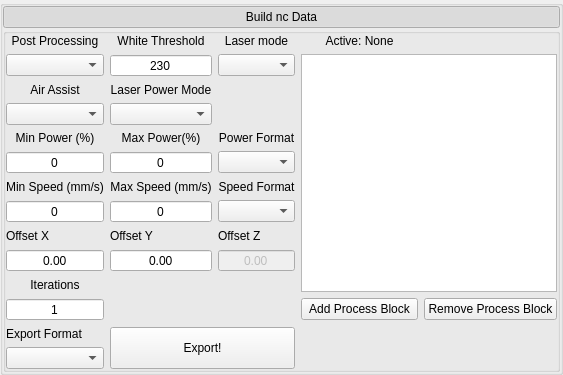
         <widget class="QGroupBox" name="export_frame">
          <property name="styleSheet">
           <string notr="true"/>
          </property>
          <property name="title">
           <string/>
          </property>
          <property name="styleClass" stdset="0">
           <string>outsideFrame</string>
          </property>
          <layout class="QVBoxLayout" name="verticalLayout_14">
           <property name="spacing">
            <number>0</number>
           </property>
           <property name="leftMargin">
            <number>0</number>
           </property>
           <property name="topMargin">
            <number>0</number>
           </property>
           <property name="rightMargin">
            <number>0</number>
           </property>
           <property name="bottomMargin">
            <number>0</number>
           </property>
           <item>
            <widget class="QPushButton" name="pushButton_7">
             <property name="styleSheet">
              <string notr="true"/>
             </property>
             <property name="text">
              <string>Build nc Data</string>
             </property>
             <property name="checkable">
              <bool>true</bool>
             </property>
             <property name="checked">
              <bool>true</bool>
             </property>
             <property name="styleClass" stdset="0">
              <string>MenuButton</string>
             </property>
            </widget>
           </item>
           <item>
            <widget class="QGroupBox" name="inside_export_frame">
             <property name="styleSheet">
              <string notr="true"/>
             </property>
             <property name="title">
              <string/>
             </property>
             <property name="styleClass" stdset="0">
              <string>insideFrame</string>
             </property>
             <layout class="QGridLayout" name="gridLayout_15">
              <property name="leftMargin">
               <number>0</number>
              </property>
              <property name="topMargin">
               <number>0</number>
              </property>
              <property name="rightMargin">
               <number>0</number>
              </property>
              <property name="bottomMargin">
               <number>0</number>
              </property>
              <item row="1" column="1">
               <widget class="QSpinBox" name="white_threshold_parsing_spinbox">
                <property name="alignment">
                 <set>Qt::AlignCenter</set>
                </property>
                <property name="buttonSymbols">
                 <enum>QAbstractSpinBox::NoButtons</enum>
                </property>
                <property name="maximum">
                 <number>255</number>
                </property>
                <property name="value">
                 <number>230</number>
                </property>
               </widget>
              </item>
              <item row="5" column="2">
               <widget class="QComboBox" name="power_format_combobox"/>
              </item>
              <item row="6" column="2">
               <widget class="QLabel" name="speed_format_label">
                <property name="text">
                 <string>Speed Format</string>
                </property>
                <property name="alignment">
                 <set>Qt::AlignCenter</set>
                </property>
               </widget>
              </item>
              <item row="4" column="1">
               <widget class="QLabel" name="max_power_label">
                <property name="text">
                 <string>Max Power(%)</string>
                </property>
                <property name="alignment">
                 <set>Qt::AlignCenter</set>
                </property>
               </widget>
              </item>
              <item row="6" column="1">
               <widget class="QLabel" name="max_speed_label">
                <property name="text">
                 <string>Max Speed (mm/s)</string>
                </property>
                <property name="alignment">
                 <set>Qt::AlignCenter</set>
                </property>
               </widget>
              </item>
              <item row="5" column="1">
               <widget class="QSpinBox" name="max_power_spinbox">
                <property name="alignment">
                 <set>Qt::AlignCenter</set>
                </property>
                <property name="buttonSymbols">
                 <enum>QAbstractSpinBox::NoButtons</enum>
                </property>
                <property name="maximum">
                 <number>100</number>
                </property>
               </widget>
              </item>
              <item row="7" column="1">
               <widget class="QSpinBox" name="max_speed_spinbox">
                <property name="alignment">
                 <set>Qt::AlignCenter</set>
                </property>
                <property name="buttonSymbols">
                 <enum>QAbstractSpinBox::NoButtons</enum>
                </property>
                <property name="maximum">
                 <number>1000</number>
                </property>
               </widget>
              </item>
              <item row="8" column="1">
               <widget class="QLabel" name="offset_y_label">
                <property name="text">
                 <string>Offset Y</string>
                </property>
               </widget>
              </item>
              <item row="0" column="2">
               <widget class="QLabel" name="laser_mode_label">
                <property name="text">
                 <string>Laser mode</string>
                </property>
                <property name="alignment">
                 <set>Qt::AlignCenter</set>
                </property>
               </widget>
              </item>
              <item row="9" column="1">
               <widget class="QDoubleSpinBox" name="offset_y_spinbox">
                <property name="alignment">
                 <set>Qt::AlignCenter</set>
                </property>
                <property name="buttonSymbols">
                 <enum>QAbstractSpinBox::NoButtons</enum>
                </property>
                <property name="minimum">
                 <double>-100000.000000000000000</double>
                </property>
                <property name="maximum">
                 <double>100000.000000000000000</double>
                </property>
               </widget>
              </item>
              <item row="1" column="2">
               <widget class="QComboBox" name="laser_mode_combobox"/>
              </item>
              <item row="4" column="2">
               <widget class="QLabel" name="power_format_label">
                <property name="text">
                 <string>Power Format</string>
                </property>
                <property name="alignment">
                 <set>Qt::AlignCenter</set>
                </property>
               </widget>
              </item>
              <item row="11" column="4">
               <widget class="QPushButton" name="remove_process_block_button">
                <property name="text">
                 <string>Remove Process Block</string>
                </property>
               </widget>
              </item>
              <item row="7" column="2">
               <widget class="QComboBox" name="speed_format_combobox"/>
              </item>
              <item row="12" column="1" rowspan="2" colspan="2">
               <widget class="QPushButton" name="export_button">
                <property name="sizePolicy">
                 <sizepolicy hsizetype="Minimum" vsizetype="Expanding">
                  <horstretch>0</horstretch>
                  <verstretch>0</verstretch>
                 </sizepolicy>
                </property>
                <property name="text">
                 <string>Export!</string>
                </property>
               </widget>
              </item>
              <item row="9" column="2">
               <widget class="QDoubleSpinBox" name="offset_z_spinbox">
                <property name="enabled">
                 <bool>false</bool>
                </property>
                <property name="alignment">
                 <set>Qt::AlignCenter</set>
                </property>
                <property name="buttonSymbols">
                 <enum>QAbstractSpinBox::NoButtons</enum>
                </property>
                <property name="minimum">
                 <double>-10000.000000000000000</double>
                </property>
                <property name="maximum">
                 <double>100000.000000000000000</double>
                </property>
               </widget>
              </item>
              <item row="8" column="2">
               <widget class="QLabel" name="offset_z_label">
                <property name="text">
                 <string>Offset Z</string>
                </property>
               </widget>
              </item>
              <item row="0" column="3">
               <widget class="QLabel" name="active_hatch_label">
                <property name="text">
                 <string>Active: None</string>
                </property>
                <property name="alignment">
                 <set>Qt::AlignCenter</set>
                </property>
               </widget>
              </item>
              <item row="11" column="3">
               <widget class="QPushButton" name="add_process_block_button">
                <property name="text">
                 <string>Add Process Block</string>
                </property>
               </widget>
              </item>
              <item row="6" column="0">
               <widget class="QLabel" name="min_speed_label">
                <property name="text">
                 <string>Min Speed (mm/s)</string>
                </property>
                <property name="alignment">
                 <set>Qt::AlignCenter</set>
                </property>
               </widget>
              </item>
              <item row="0" column="0">
               <widget class="QLabel" name="post_processing_label">
                <property name="text">
                 <string>Post Processing</string>
                </property>
                <property name="alignment">
                 <set>Qt::AlignCenter</set>
                </property>
               </widget>
              </item>
              <item row="1" column="0">
               <widget class="QComboBox" name="post_processing_combobox"/>
              </item>
              <item row="2" column="0">
               <widget class="QLabel" name="label_21">
                <property name="text">
                 <string>Air Assist</string>
                </property>
                <property name="alignment">
                 <set>Qt::AlignCenter</set>
                </property>
               </widget>
              </item>
              <item row="3" column="0">
               <widget class="QComboBox" name="air_assist_combobox"/>
              </item>
              <item row="5" column="0">
               <widget class="QSpinBox" name="min_power_spinbox">
                <property name="alignment">
                 <set>Qt::AlignCenter</set>
                </property>
                <property name="buttonSymbols">
                 <enum>QAbstractSpinBox::NoButtons</enum>
                </property>
                <property name="maximum">
                 <number>100</number>
                </property>
               </widget>
              </item>
              <item row="11" column="0">
               <widget class="QSpinBox" name="iterations_spinbox">
                <property name="alignment">
                 <set>Qt::AlignCenter</set>
                </property>
                <property name="buttonSymbols">
                 <enum>QAbstractSpinBox::NoButtons</enum>
                </property>
                <property name="minimum">
                 <number>1</number>
                </property>
                <property name="maximum">
                 <number>10000</number>
                </property>
               </widget>
              </item>
              <item row="8" column="0">
               <widget class="QLabel" name="offset_x_label">
                <property name="text">
                 <string>Offset X</string>
                </property>
               </widget>
              </item>
              <item row="12" column="0">
               <widget class="QLabel" name="export_format_label">
                <property name="text">
                 <string>Export Format</string>
                </property>
               </widget>
              </item>
              <item row="9" column="0">
               <widget class="QDoubleSpinBox" name="offset_x_spinbox">
                <property name="alignment">
                 <set>Qt::AlignCenter</set>
                </property>
                <property name="buttonSymbols">
                 <enum>QAbstractSpinBox::NoButtons</enum>
                </property>
                <property name="minimum">
                 <double>-100000.000000000000000</double>
                </property>
                <property name="maximum">
                 <double>100000.000000000000000</double>
                </property>
               </widget>
              </item>
              <item row="4" column="0">
               <widget class="QLabel" name="min_power_label">
                <property name="text">
                 <string>Min Power (%)</string>
                </property>
                <property name="alignment">
                 <set>Qt::AlignCenter</set>
                </property>
               </widget>
              </item>
              <item row="13" column="0">
               <widget class="QComboBox" name="export_format_combobox"/>
              </item>
              <item row="10" column="0">
               <widget class="QLabel" name="iterations_label">
                <property name="text">
                 <string>Iterations</string>
                </property>
                <property name="alignment">
                 <set>Qt::AlignCenter</set>
                </property>
               </widget>
              </item>
              <item row="0" column="1">
               <widget class="QLabel" name="white_threshold_parsing_label">
                <property name="text">
                 <string>White Threshold</string>
                </property>
                <property name="alignment">
                 <set>Qt::AlignCenter</set>
                </property>
               </widget>
              </item>
              <item row="7" column="0">
               <widget class="QSpinBox" name="min_speed_spinbox">
                <property name="alignment">
                 <set>Qt::AlignCenter</set>
                </property>
                <property name="buttonSymbols">
                 <enum>QAbstractSpinBox::NoButtons</enum>
                </property>
                <property name="maximum">
                 <number>1000</number>
                </property>
               </widget>
              </item>
              <item row="1" column="3" rowspan="10" colspan="2">
               <widget class="QListWidget" name="process_listWidget">
                <property name="sizePolicy">
                 <sizepolicy hsizetype="Minimum" vsizetype="Minimum">
                  <horstretch>0</horstretch>
                  <verstretch>0</verstretch>
                 </sizepolicy>
                </property>
                <property name="minimumSize">
                 <size>
                  <width>100</width>
                  <height>0</height>
                 </size>
                </property>
                <property name="acceptDrops">
                 <bool>true</bool>
                </property>
                <property name="dragEnabled">
                 <bool>true</bool>
                </property>
                <property name="dragDropMode">
                 <enum>QAbstractItemView::InternalMove</enum>
                </property>
                <property name="selectionMode">
                 <enum>QAbstractItemView::MultiSelection</enum>
                </property>
               </widget>
              </item>
              <item row="3" column="1">
               <widget class="QComboBox" name="power_mode_combobox"/>
              </item>
              <item row="2" column="1">
               <widget class="QLabel" name="label_27">
                <property name="text">
                 <string>Laser Power Mode</string>
                </property>
                <property name="alignment">
                 <set>Qt::AlignCenter</set>
                </property>
               </widget>
              </item>
             </layout>
            </widget>
           </item>
          </layout>
         </widget>
